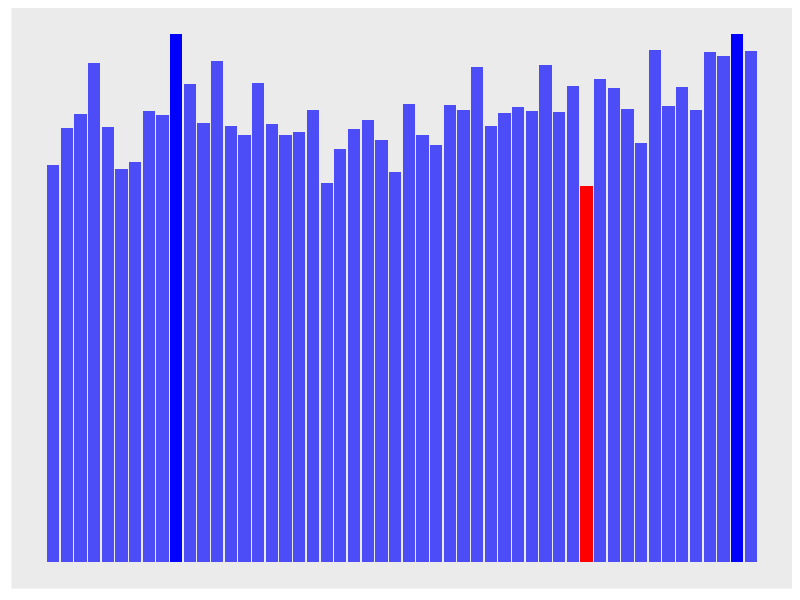
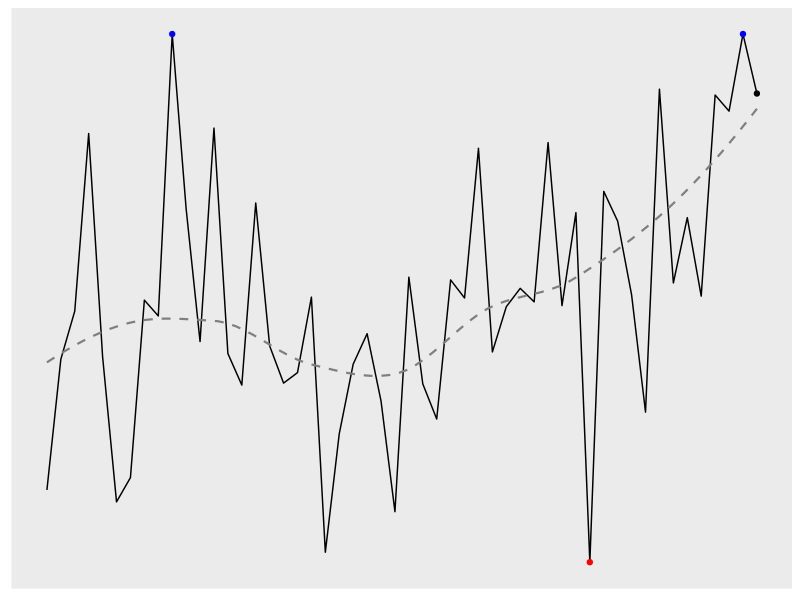
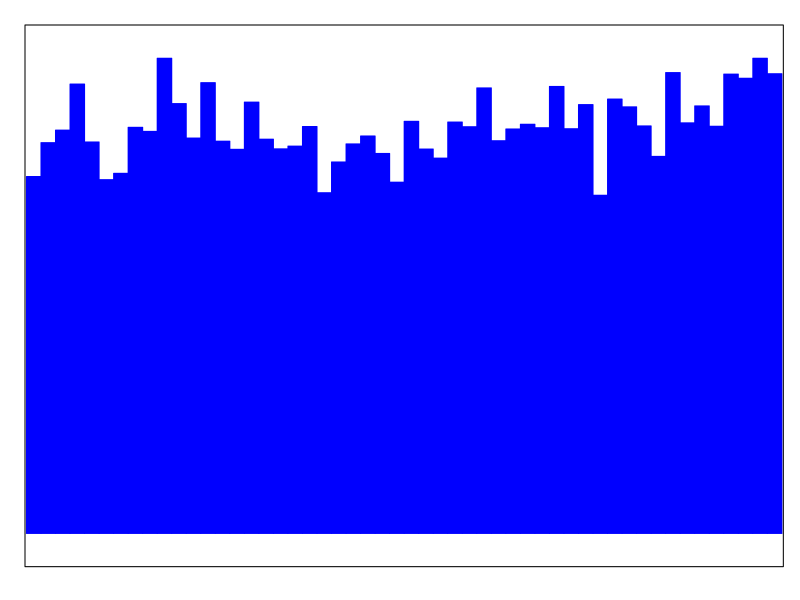

Write the R code that produced these figures, in order. (Note: this script raises an error after producing the figures.)
require(gridExtra)
require(ggplot2)
require(ggthemes)
require(lattice)

wk <- as.Date(Sys.Date()) - 7*(51:0)
y <- rnorm(52, 0, 10) + c(rep(0, 26), rep(5, 26)) + 130
# plot(y)
# hist(y)
y[10] <- max(y)

pl <- barchart(y ~ as.POSIXct(wk), horizontal=FALSE, origin=0, 
               col=ifelse(y>0, "blue", "red"),
               border=ifelse(y>0, "blue", "red"), 
               box.width=1, 
               scales=list(draw=FALSE), ylab=NULL, xlab=NULL, main=NULL, sub=NULL)

df <- data.frame(wk, y)
df2 <- data.frame(wk, y=rev(y))
#   Variante 1
pg <- ggplot(df, aes( wk, y)) + geom_bar(stat="identity", position="dodge", 
                                         colour=ifelse(y>0, "blue", "red"),
                                         fill=ifelse(y>0, "blue", "red")) + 
  theme_tufte(ticks=FALSE) + 
  theme(title=element_blank(),
        axis.text=element_blank(), plot.margin=unit(c(0,0,0,0), "npc"))

#   Variante 2, Problem: Min. wird nicht rot, wenn größer Null
pg <- ggplot(df, aes( wk, y)) + geom_bar(stat="identity", position="dodge", 
                                         colour=NA,
                                         alpha=ifelse(y==max(y) | y==min(y), 1.0, 0.67),
                                         fill=ifelse(y>0, "blue", "red")) + 
  theme(title=element_blank(), panel.grid=element_blank(),
        axis.text=element_blank(), axis.ticks=element_blank())

#   Variante 3, Min. wird rot, auch wenn größer Null
pg <- ggplot(df, aes( wk, y)) + geom_bar(stat="identity", position="dodge", 
                                         colour=NA, 
                                         alpha=ifelse(y==max(y) | y==min(y), 1.0, 0.67),
                                         fill=ifelse((y>0 | y==max(y)) & y>min(y), "blue", "red")) + 
  theme(title=element_blank(), panel.grid=element_blank(),
        axis.text=element_blank(), axis.ticks=element_blank())

pgg <- ggplotGrob(pg)  

pg2 <- ggplot(df, aes( wk, y)) + 
#   geom_area(stat="identity", position="dodge", data=df2, alpha=0.33) +
  geom_line() + 
  geom_smooth(se=FALSE, linetype="dashed", color="grey50", size=rel(0.75)) + 
  annotate("point", x=df$wk[df$y==max(df$y)], y=max(df$y), colour="blue") + 
  annotate("point", x=df$wk[df$y==min(df$y)], y=min(df$y), colour="red") + 
  annotate("point", x=tail(df$wk, 1), y=tail(df$y, 1), colour="black") + 
#   theme_tufte(ticks=FALSE) + 
  theme(title=element_blank(), panel.grid=element_blank(),
        axis.text=element_blank(), axis.ticks=element_blank())
pgg2 <- ggplotGrob(pg2)  

gl <- grid.layout(20,5)
grid.show.layout(gl)

grid.newpage()
pushViewport(viewport(layout=gl))
# showViewport()

pushViewport(viewport(layout.pos.col=2, layout.pos.row=2))
# grid.rect()
print(pl, newpage=FALSE)
popViewport()

pushViewport(viewport(layout.pos.col=2, layout.pos.row=4))
# grid.rect()
print(pg, newpage=FALSE)
popViewport()

pushViewport(viewport(layout.pos.col=2, layout.pos.row=6))
# grid.rect()
grid.draw(pgg[3,4])
popViewport()
pushViewport(viewport(layout.pos.col=4, layout.pos.row=6))

# grid.rect()
ranges <- c(75, 85, 100)
measures <- 78
markers <- rev(c(38, 88))
grid.draw(ggplotGrob(bulletGraph(measures, markers, ranges))[3:4,4])
popViewport()

pushViewport(viewport(layout.pos.col=4, layout.pos.row=2, clip="off"))
# grid.rect()
grid.draw(pgg2[3,4])
popViewport()
pushViewport(viewport(layout.pos.col=5, layout.pos.row=2))
grid.rect()
ylbl <- sprintf("%3.1f", c(tail(y, 1), max(y), min(y)))
grid.text(ylbl, x=unit(c(0, 1, 1),"npc"), y=unit(c(0.5, 1, 0), "npc"), 
          hjust=c(0, 1, 1), vjust=c(0.5, 1, 0),
          gp=gpar(col=c("black","blue", "red"), cex=c(1, 0.8, 0.8)))
popViewport()
# grid.draw(pl)
